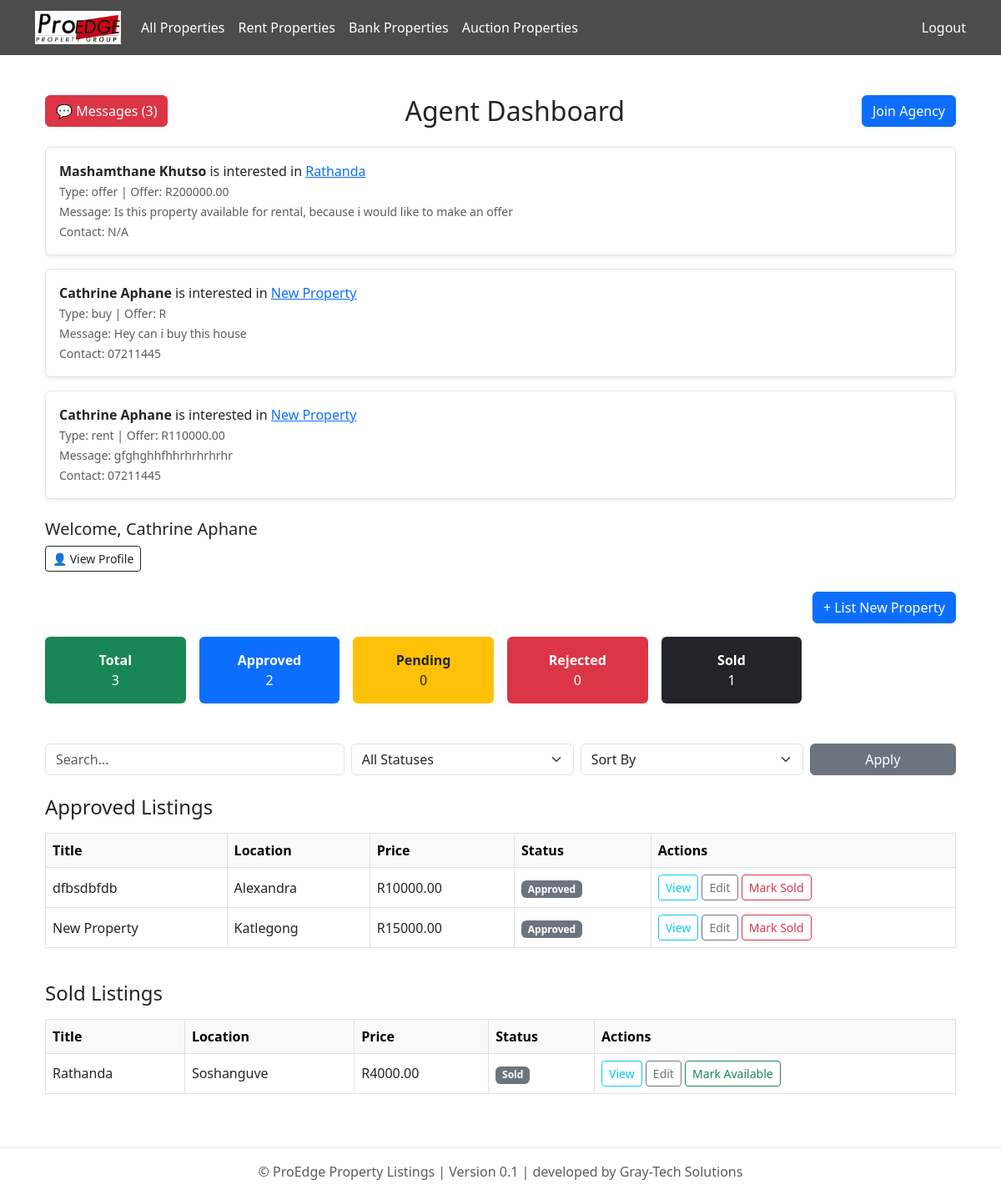
The page /dashboard/agent/ (signed in) on the database as committed earlier.
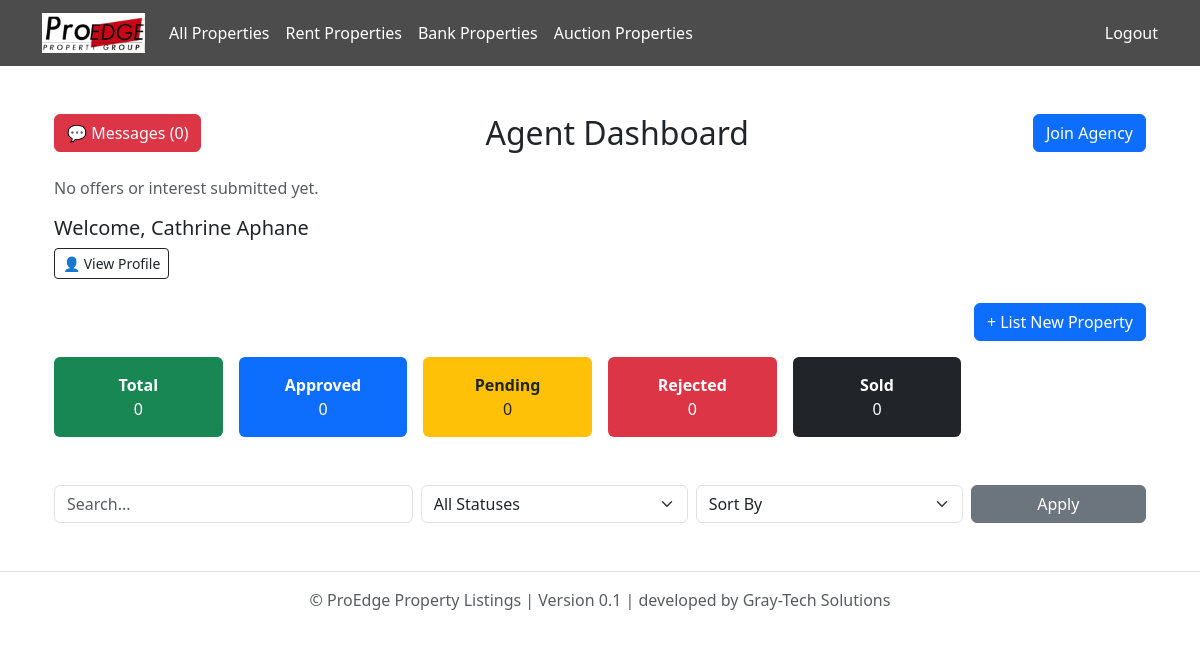
The same page on the database as committed later.
### listings/models.py (models this page shows, shortened)
class Interest(models.Model):
    INTEREST_TYPE_CHOICES = [
        ('buy', 'Buying'),
        ('rent', 'Renting'),
        ('offer', 'Make Offer'),
        ('inquiry', 'General Inquiry'),
    ]
    user = models.ForeignKey(settings.AUTH_USER_MODEL, on_delete=models.CASCADE)
    property = models.ForeignKey('Property', on_delete=models.CASCADE, related_name='interests')
    interest_type = models.CharField(max_length=20, choices=INTEREST_TYPE_CHOICES, default='inquiry')
    message = models.TextField(blank=True, null=True)
    offer_price = models.DecimalField(max_digits=12, decimal_places=2, blank=True, null=True)
    created_at = models.DateTimeField(auto_now_add=True)
    status = models.CharField(
        max_length=20,
        choices=[
            ('pending', 'Pending'),
            ('accepted', 'Accepted'),
            ('declined', 'Declined')
        ],
        default='pending'
    )

class Property(models.Model):
    PROPERTY_TYPE_CHOICES = [
        ('house', 'House'),
        ('apartment', 'Apartment'),
        ('land', 'Vacant Land'),
        ('commercial', 'Commercial'),
        ('industrial', 'Industrial'),
    ]
    LISTING_TYPE_CHOICES = [
        ('private', 'Private Seller'),
        ('agent', 'Agent'),
        ('bank', 'Bank Property'),
    ]
    STATUS_CHOICES = [
        ('approved', 'Approved'),
        ('pending', 'Pending'),
        ('rejected', 'Rejected'),
        ('sold', 'Sold'),
    ]
    title = models.CharField(max_length=200)
    description = models.TextField()
    price = models.DecimalField(max_digits=12, decimal_places=2)
    location = models.CharField(max_length=255)
    province = models.CharField(max_length=100)  # Now a free-text field
    area = models.CharField(max_length=100, null=True, blank=True)
    property_type = models.CharField(max_length=20, choices=PROPERTY_TYPE_CHOICES)
    listing_type = models.CharField(max_length=20, choices=LISTING_TYPE_CHOICES, default='')
    status = models.CharField(max_length=20, choices=STATUS_CHOICES)
    latitude = models.DecimalField(max_digits=9, decimal_places=6, null=True, blank=True)
    longitude = models.DecimalField(max_digits=9, decimal_places=6, null=True, blank=True)
    floor_plan = models.FileField(upload_to='floor_plans/', null=True, blank=True)
    number_of_bedrooms = models.PositiveIntegerField(null=True, blank=True)
    number_of_kitchens = models.PositiveIntegerField(null=True, blank=True)
    number_of_bathrooms = models.PositiveIntegerField(null=True, blank=True)
    number_of_garages = models.PositiveIntegerField(null=True, blank=True)
    floor_area_m2 = models.DecimalField(max_digits=10, decimal_places=2, null=True, blank=True)
    erf_size_m2 = models.DecimalField(max_digits=10, decimal_places=2, null=True, blank=True)
    price_per_m2 = models.DecimalField(max_digits=10, decimal_places=2, null=True, blank=True)
    price_per_erf_m2 = models.DecimalField(max_digits=10, decimal_places=2, null=True, blank=True)
    has_parking = models.BooleanField(default=False)
    number_of_parking_slots = models.CharField(max_length=10, blank=True, default="N/A")
    seller = models.ForeignKey(settings.AUTH_USER_MODEL, on_delete=models.CASCADE, related_name='properties')
    buyer = models.ForeignKey(settings.AUTH_USER_MODEL, on_delete=models.SET_NULL, null=True, blank=True, related_name='purchased_properties')
    landlord = models.ForeignKey(settings.AUTH_USER_MODEL, on_delete=models.SET_NULL, null=True, blank=True, related_name='rented_properties')
    tenant = models.ForeignKey(settings.AUTH_USER_MODEL, on_delete=models.SET_NULL, null=True, blank=True, related_name='rented_by_properties')
    agent = models.ForeignKey(settings.AUTH_USER_MODEL, on_delete=models.SET_NULL, null=True, blank=True, related_name='listed_properties')
    bank = models.ForeignKey(settings.AUTH_USER_MODEL, on_delete=models.SET_NULL, null=True, blank=True, related_name='banked_properties')
    auctioneer = models.ForeignKey(settings.AUTH_USER_MODEL, on_delete=models.SET_NULL, null=True, blank=True, related_name='auctioned_properties')
    agency = models.ForeignKey('Agency', on_delete=models.CASCADE, null=True, blank=True, related_name='properties')
    created_at = models.DateTimeField(auto_now_add=True)
    class Meta:
        verbose_name_plural = "Properties"

### proedge/models.py (models this page shows, shortened)
class CustomUser(AbstractUser):
    ROLE_CHOICES = [
        ('buyer', 'Buyer'),
        ('seller', 'Seller'),
        ('tenant', 'Tenant'),
        ('agency', 'Agency'),
        ('landlord', 'Landlord'),
        ('agent', 'Agent'),
        ('bank', 'Bank'),
        ('auctioneer', 'Auctioneer'),
    ]
    role = models.CharField(max_length=20, choices=ROLE_CHOICES)
    email = models.EmailField(unique=True)
    is_email_verified = models.BooleanField(default=False)

class UserProfile(models.Model):
    user = models.OneToOneField(settings.AUTH_USER_MODEL, on_delete=models.CASCADE)
    full_name = models.CharField(max_length=255, blank=True)
    profile_picture = models.ImageField(upload_to=user_profile_picture_path, blank=True, null=True)
    contact_number = models.CharField(max_length=20, blank=True)
    address = models.TextField(blank=True)
    is_profile_complete = models.BooleanField(default=False)

### proedge/views.py (the view)
# urls.py: path('dashboard/agent/', agent_dashboard, name='agent_dashboard'),
@login_required
def agent_dashboard(request):
    user = request.user
    properties = Property.objects.filter(seller=user).order_by('-created_at')
    query = request.GET.get('q')
    selected_status = request.GET.get('status')
    sort = request.GET.get('sort')
    if query:
        properties = properties.filter(
            Q(title__icontains=query) |
            Q(description__icontains=query) |
            Q(location__icontains=query)
        )
    if selected_status:
        properties = properties.filter(status=selected_status)
    if sort == 'price_asc':
        properties = properties.order_by('price')
    elif sort == 'price_desc':
        properties = properties.order_by('-price')
    elif sort == 'newest':
        properties = properties.order_by('-created_at')
    elif sort == 'oldest':
        properties = properties.order_by('created_at')
    grouped_properties = defaultdict(list)
    for prop in properties:
        grouped_properties[prop.status].append(prop)
    interests = Interest.objects.filter(property__seller=user).select_related('user', 'property')
    context = {
        'role': 'Agent',
        'properties': properties,
        'grouped_properties': dict(grouped_properties),
        'interests': interests,
        'total_listings': properties.count(),
        'approved_count': properties.filter(status='approved').count(),
        'pending_count': properties.filter(status='pending').count(),
        'rejected_count': properties.filter(status='rejected').count(),
        'sold_count': properties.filter(status='sold').count(),
        'query': query,
        'selected_status': selected_status,
    }
    return render(request, 'proedge/agent_dashboard.html', context)

### proedge/templates/proedge/agent_dashboard.html (shortened to what this page needs)
{% extends "base.html" %}
{% block content %}
<div class="container my-5">
  <div class="mb-4 d-flex justify-content-between align-items-center">
    <a href="{% url 'interest_messages' %}" class="btn btn-danger">
      💬 Messages ({{ interests.count }})
    </a>
    <h2 class="mb-0">{{ role }} Dashboard</h2>
     <a href="{% url 'request_join_agency' %}" class="btn btn-primary">Join Agency</a>
  </div>
  {% if interests %}
    <div class="mb-4">
      {% for interest in interests %}
        <div class="border rounded p-3 mb-3 shadow-sm">
          <strong>{{ interest.user.get_full_name|default:interest.user.username }}</strong> is interested in
          <a href="{% url 'property_detail' interest.property.pk %}">{{ interest.property.title }}</a><br>
          <span class="text-muted small">
            Type: {{ interest.interest_type }} | Offer: R{{ interest.offer_price|floatformat:2 }}<br>
            Message: {{ interest.message }}<br>
            Contact: {{ interest.user.userprofile.contact_number|default:"N/A" }}
          </span>
        </div>
      {% endfor %}
    </div>
  {% else %}
    <p class="text-muted">No offers or interest submitted yet.</p>
  {% endif %}
  <div class="mb-4">
    <h5>Welcome, {{ request.user.get_full_name }}</h5>
    <a href="{% url 'user_profile' %}" class="btn btn-outline-dark btn-sm">👤 View Profile</a>
  </div>
  <div class="text-end mb-3">
    <a href="{% url 'submit_property' %}" class="btn btn-primary">+ List New Property</a>
  </div>
  <div class="row g-3 mb-5">
    <div class="col-md-2 col-sm-4">
      <div class="bg-success text-white rounded p-3 text-center">
        <strong>Total</strong><br>{{ total_listings }}
      </div>
    </div>
    <div class="col-md-2 col-sm-4">
      <div class="bg-primary text-white rounded p-3 text-center">
        <strong>Approved</strong><br>{{ approved_count }}
      </div>
    </div>
    <div class="col-md-2 col-sm-4">
      <div class="bg-warning text-dark rounded p-3 text-center">
        <strong>Pending</strong><br>{{ pending_count }}
      </div>
    </div>
    <div class="col-md-2 col-sm-4">
      <div class="bg-danger text-white rounded p-3 text-center">
        <strong>Rejected</strong><br>{{ rejected_count }}
      </div>
    </div>
    <div class="col-md-2 col-sm-4">
      <div class="bg-dark text-white rounded p-3 text-center">
        <strong>Sold</strong><br>{{ sold_count }}
      </div>
    </div>
  </div>
  <form method="get" class="row g-2 align-items-center mb-4">
    <div class="col-md-4">
      <input type="text" name="q" class="form-control" placeholder="Search..." value="{{ query|default:'' }}">
    </div>
    <div class="col-md-3">
      <select name="status" class="form-select">
        <option value="">All Statuses</option>
      </select>
    </div>
    <div class="col-md-3">
      <select name="sort" class="form-select">
        <option value="">Sort By</option>
      </select>
    </div>
    <div class="col-md-2">
      <button type="submit" class="btn btn-secondary w-100">Apply</button>
    </div>
  </form>
  {% for status, properties in grouped_properties.items %}
    <h4 class="mt-4">{{ status|title }} Listings</h4>
    <div class="table-responsive">
      <table class="table table-bordered table-hover align-middle mt-2">
        <thead class="table-light">
          <tr>
            <th>Title</th>
            <th>Location</th>
            <th>Price</th>
            <th>Status</th>
            <th>Actions</th>
          </tr>
        </thead>
        <tbody>
          {% for property in properties %}
            <tr>
              <td>{{ property.title }}</td>
              <td>{{ property.location }}</td>
              <td>R{{ property.price|floatformat:2 }}</td>
              <td><span class="badge bg-secondary">{{ property.status|title }}</span></td>
              <td>
                <a href="{% url 'property_detail' property.pk %}" class="btn btn-sm btn-outline-info">View</a>
                <a href="{% url 'edit_property' property.pk %}" class="btn btn-sm btn-outline-secondary">Edit</a>
                {% if property.status == 'approved' or property.status == 'available' %}
                  <a href="{% url 'mark_property_sold' property.pk %}" class="btn btn-sm btn-outline-danger">Mark Sold</a>
                {% elif property.status == 'sold' %}
                  <a href="{% url 'mark_property_available' property.pk %}" class="btn btn-sm btn-outline-success">Mark Available</a>
                {% endif %}
              </td>
            </tr>
          {% endfor %}
        </tbody>
      </table>
    </div>
  {% endfor %}
</div>
{% endblock %}

### proedge/templates/base.html (shortened to what this page needs)
{% load static %}
<!DOCTYPE html>
<html lang="en">
<head>
    <link href="https://cdn.jsdelivr.net/npm/bootstrap@5.3.0/dist/css/bootstrap.min.css" rel="stylesheet">
    <link rel="stylesheet" href="https://cdnjs.cloudflare.com/ajax/libs/font-awesome/6.4.0/css/all.min.css">
    <link rel="stylesheet" href="{% static 'proedge/css/style.css' %}">
    <link rel="stylesheet" href="https://cdn.jsdelivr.net/npm/lightgallery@2.7.1/css/lightgallery.min.css">
    <link rel="stylesheet" href="https://unpkg.com/leaflet/dist/leaflet.css" />
<link rel="stylesheet" href="https://cdn.jsdelivr.net/npm/lightgallery@2.7.1/css/lightgallery-bundle.min.css" />
<link rel="stylesheet" href="https://cdn.jsdelivr.net/npm/lightgallery@2.7.1/plugins/thumbnail/lg-thumbnail.min.css">
<link rel="stylesheet" href="https://cdn.jsdelivr.net/npm/lightgallery@2.7.1/plugins/zoom/lg-zoom.min.css">
<link rel="stylesheet" href="https://cdn.jsdelivr.net/npm/lightgallery@2.7.1/plugins/fullscreen/lg-fullscreen.min.css">
<link rel="stylesheet" href="https://cdn.jsdelivr.net/npm/lightgallery@2.7.1/plugins/share/lg-share.min.css">
<link rel="stylesheet" href="https://cdn.jsdelivr.net/npm/lightgallery@2.7.1/plugins/pager/lg-pager.min.css">
</head>
<body>
<header>
  <nav class="navbar navbar-expand-lg navbar-custom">
    <div class="container">
      <a class="navbar-brand" href="/">
        <img src="{% static 'images/logo.png' %}" alt="ProEdge Logo" style="height: 40px;">
      </a>
      <div class="collapse navbar-collapse" id="navbarMain">
        <ul class="navbar-nav me-auto mb-2 mb-lg-0">
          <li class="nav-item">
            <a class="nav-link {% if request.path == '/' or request.path == '/properties/' %}active{% endif %}" href="{% url 'property_list' %}">All Properties</a>
          </li>
          <li class="nav-item">
            <a class="nav-link {% if request.path == '/rent/' %}active{% endif %}" href="{% url 'property_list' %}">Rent Properties</a>
          </li>
          <li class="nav-item">
            <a class="nav-link {% if request.path == '/bank/' %}active{% endif %}" href="{% url 'property_list' %}">Bank Properties</a>
          </li>
          <li class="nav-item">
            <a class="nav-link {% if request.path == '/auctions/' %}active{% endif %}" href="{% url 'property_list' %}">Auction Properties</a>
          </li>
        </ul>
        <div class="d-flex">
            {% if user.is_authenticated %}
              <a class="nav-link" href="{% url 'logout' %}">Logout</a>
            {% else %}
              <a class="nav-link" href="{% url 'login' %}">Login</a>
              <a class="nav-link" href="{% url 'register' %}">Register</a>
            {% endif %}
        </div>
      </div>
    </div>
  </nav>
</header>
<main class="container mt-4">
  {% block content %}{% endblock %}
</main>
<footer class="text-center text-muted mt-5 py-3 border-top">
  &copy; {{ now|date:"Y" }} ProEdge Property Listings | Version 0.1 | developed by Gray-Tech Solutions
</footer>
</body>
</html>

### proedge/static/proedge/css/style.css (style rules this page uses)
.navbar-custom { background-color: rgba(0, 0, 0, 0.7); }
.navbar-custom .nav-link { color: #fff; transition: all 0.3s ease; font-weight: 500; }

Rows that differ between the two databases and show on the page:
removed Interest: user.get_full_name "Mashamthane Khutso", property "Rathanda", interest_type "offer", offer_price "200000.00", message "Is this property available for rental, because i would like to make an offer", user.userprofile.contact_number "N/A"
removed Interest: user.get_full_name "Cathrine Aphane", property "New Property", interest_type "buy", message "Hey can i buy this house", user.userprofile.contact_number "07211445"
removed Interest: user.get_full_name "Cathrine Aphane", property "New Property", interest_type "rent", offer_price "110000.00", message "gfghghhfhhrhrhrhrhr", user.userprofile.contact_number "07211445"
removed Property: status "Approved", title "dfbsdbfdb", location "Alexandra", price "10000.00", shows "Mark Sold"
removed Property: title "New Property", location "Katlegong", price "15000.00", status "Approved", shows "Mark Sold"
removed Property: status "Sold", title "Rathanda", location "Soshanguve", price "4000.00", shows "Mark Available"
added Property: listing_type "Agent"
Other text that changed with them:
{{ interests.count }}: "3" → "0"
{{ total_listings }}: "3" → "0"
{{ approved_count }}: "2" → "0"
{{ sold_count }}: "1" → "0"
{{ role }}: "Agent" → (not shown)
text now shown: "No offers or interest submitted yet."
